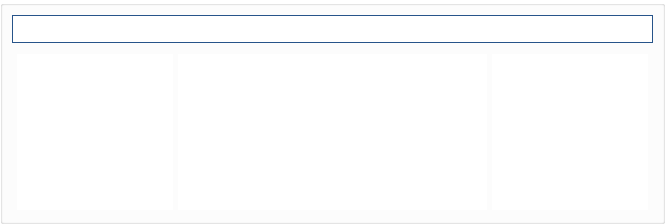
            <widget class="QGroupBox" name="groupBox_8">
             <property name="minimumSize">
              <size>
               <width>665</width>
               <height>224</height>
              </size>
             </property>
             <property name="maximumSize">
              <size>
               <width>665</width>
               <height>224</height>
              </size>
             </property>
             <property name="styleSheet">
              <string notr="true">background-color: rgb(255, 255, 255);</string>
             </property>
             <property name="title">
              <string/>
             </property>
             <widget class="QGroupBox" name="verticalGroupBox_3">
              <property name="geometry">
               <rect>
                <x>0</x>
                <y>0</y>
                <width>665</width>
                <height>224</height>
               </rect>
              </property>
              <property name="minimumSize">
               <size>
                <width>665</width>
                <height>224</height>
               </size>
              </property>
              <property name="maximumSize">
               <size>
                <width>665</width>
                <height>224</height>
               </size>
              </property>
              <layout class="QVBoxLayout" name="verticalLayout_16" stretch="1,4">
               <item>
                <widget class="QLabel" name="error_detail_3">
                 <property name="font">
                  <font>
                   <family>System-ui</family>
                   <pointsize>12</pointsize>
                  </font>
                 </property>
                 <property name="styleSheet">
                  <string notr="true">border: 1px solid #27548A;
color: rgb(224, 27, 36);
padding: 4px;</string>
                 </property>
                 <property name="text">
                  <string/>
                 </property>
                </widget>
               </item>
               <item>
                <layout class="QHBoxLayout" name="horizontalLayout_22" stretch="1,2,1">
                 <property name="spacing">
                  <number>5</number>
                 </property>
                 <property name="leftMargin">
                  <number>5</number>
                 </property>
                 <property name="topMargin">
                  <number>5</number>
                 </property>
                 <property name="rightMargin">
                  <number>5</number>
                 </property>
                 <property name="bottomMargin">
                  <number>5</number>
                 </property>
                 <item>
                  <widget class="QLabel" name="libro3_img1_lb">
                   <property name="minimumSize">
                    <size>
                     <width>156</width>
                     <height>156</height>
                    </size>
                   </property>
                   <property name="maximumSize">
                    <size>
                     <width>156</width>
                     <height>156</height>
                    </size>
                   </property>
                   <property name="text">
                    <string/>
                   </property>
                  </widget>
                 </item>
                 <item>
                  <widget class="QLabel" name="libro3_img2_lb">
                   <property name="minimumSize">
                    <size>
                     <width>0</width>
                     <height>156</height>
                    </size>
                   </property>
                   <property name="maximumSize">
                    <size>
                     <width>16777215</width>
                     <height>156</height>
                    </size>
                   </property>
                   <property name="font">
                    <font>
                     <family>System-ui</family>
                     <pointsize>14</pointsize>
                     <weight>75</weight>
                     <bold>true</bold>
                    </font>
                   </property>
                   <property name="text">
                    <string/>
                   </property>
                   <property name="pixmap">
                    <pixmap>img/base_big.png</pixmap>
                   </property>
                   <property name="alignment">
                    <set>Qt::AlignCenter</set>
                   </property>
                  </widget>
                 </item>
                 <item>
                  <widget class="QLabel" name="libro3_img3_lb">
                   <property name="minimumSize">
                    <size>
                     <width>156</width>
                     <height>156</height>
                    </size>
                   </property>
                   <property name="maximumSize">
                    <size>
                     <width>156</width>
                     <height>156</height>
                    </size>
                   </property>
                   <property name="text">
                    <string/>
                   </property>
                  </widget>
                 </item>
                </layout>
               </item>
              </layout>
             </widget>
            </widget>
